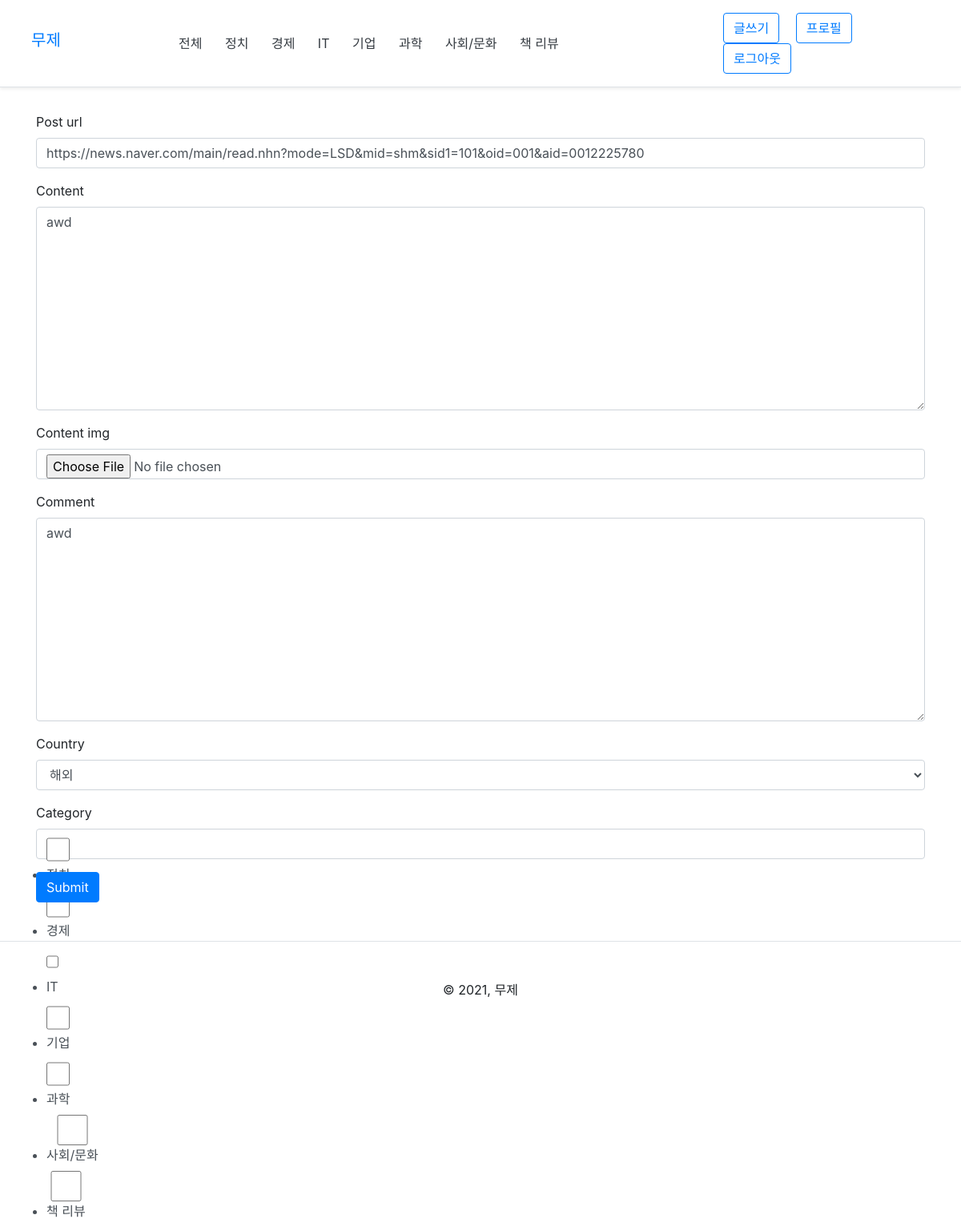
The app's page /edit/13/ (signed in) with its own data.
### posts/models.py (models this page shows, shortened)
class BaseModel(models.Model):
    created_at = models.DateTimeField(auto_now_add=True)
    updated_at = models.DateTimeField(auto_now=True)

class Posts(BaseModel):
    class CountryChoice(models.TextChoices):
        KOREA = "K", "국내"
        WORLD = "W", "해외"
    user = models.ForeignKey(settings.AUTH_USER_MODEL, related_name="posts", on_delete=CASCADE)
    title = models.CharField(max_length=100)
    image = models.TextField(blank=True)
    content = models.TextField()
    content_img = models.ImageField(upload_to="posts/%Y/%m/%d", blank=True, null=True)
    comment = models.TextField(blank=True, null=True)
    post_url = models.URLField()
    country = models.CharField(max_length=2, choices=CountryChoice.choices)
    category = models.ManyToManyField("Category")
    tag = models.ManyToManyField("Tag", blank=True)
    like_user_set = models.ManyToManyField(settings.AUTH_USER_MODEL, blank=True, related_name="like_user_set")
    class Meta:
        ordering = ['-id']
        verbose_name_plural = "Posts"

### posts/views.py (the view)
# urls.py: path('edit/<int:pk>/', views.post_edit, name="posts_edit"),
@login_required
def post_edit(request, pk):
    post = get_object_or_404(models.Posts, pk=pk)
    if request.method == 'POST':
        form = forms.PostForm(request.POST, request.FILES, instance=post)
        if form.is_valid:
            post = form.save(commit=False)
            if post.user == request.user:
                url = form.cleaned_data.get("post_url")
                post.title = title_crawling(url)[0]
                post.save()
                form.save_m2m()
                return redirect("posts:posts_detail", pk=pk)
            else:
                raise Http404
    else:
        if post.user == request.user:
            form = forms.PostForm(instance=post)
        else:
            raise Http404
    return render(request, "posts/posts_edit.html", {'forms':form})

### posts/forms.py
class PostForm(forms.ModelForm):
    class Meta:
        model = models.Posts
        fields = ["post_url", "content", "content_img", "comment", "country","category"]
        widgets = {
            "post_url" : forms.URLInput(),
            "category" : forms.CheckboxSelectMultiple()
        }

### accounts/models.py (called while the page is built)
    def get_absolute_url(self):
        return reverse("accounts:profile", kwargs={"pk": self.pk})

### posts/models.py (called while the page is built)
    def __str__(self):
        return self.name

### templates/posts/posts_edit.html (shortened to what this page needs)
{% extends 'layout.html' %}
{% load bootstrap4 %}
{% block content %}
<div class="container">
    <form action="" method="POST" enctype="multipart/form-data">
        {% bootstrap_form forms %}
        {% buttons %}
        <button type="submit" class="btn btn-primary">
            {{ submit_label|default:"Submit" }}
        </button>
        {% endbuttons %}
    </form>
</div>
{% endblock %}

### records on screen
Posts: post_url "https://news.naver.com/main/read.nhn?mode=LSD&mid=shm&sid1=101&oid=001&aid=0012225780", content "awd", comment "awd", country "해외"

### other values on screen
{{ submit_label|default:"Submit" }} "Submit"
